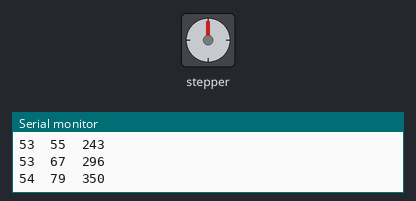
The sketch below on a simulated Arduino Uno, built with avr-gcc and run on an emulated ATmega328P. Parts: stepper motor, the last lines printed to the serial monitor. Wiring (inferred from the names in the program): stepper motor driver (200 steps per turn assumed): step pin 13; direction pin 12.

Above: at 0.15 s.
At 9.57 s:
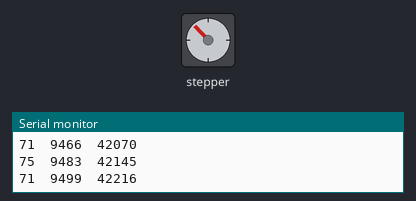
At 19.8 s:
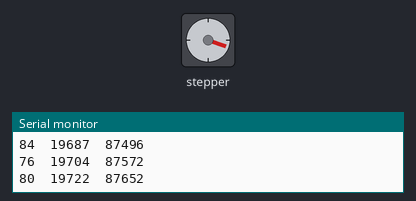
At 39.69 s:
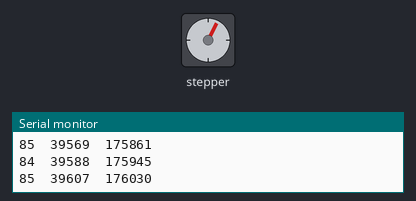
Timing chart, 0 to 40.0 s (numbered marks = the images above):
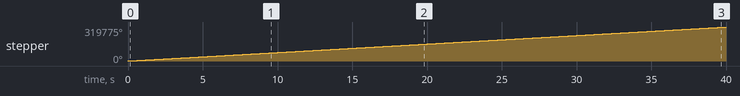

The sketch:

AerationTest.ino
```cpp
//pin assignments and constants
#define Step 13
#define Dir 12
// setpoints
float sph = 16000000;
// reference values that have to be reset
long t_R = 0;
unsigned long s_done = 0;
// values that are calculated in every loop:
unsigned long now = 0;
long delta_t = 0;
long s_sofar = 0;
int s_diff = 0;
//

void setup() {
	// put your setup code here, to run once:
	pinMode(Dir, OUTPUT);
	pinMode(Step, OUTPUT);
	digitalWrite(Dir, HIGH);
	Serial.begin(9600);
}

void loop()
{
	now = millis(); // this is the reference time when the iteration began - it will overflow after 50 days
	MakeComplexSteps();
}


void MakeComplexSteps()
{
	delta_t = calcElapsedTime(t_R, now); // time since the interval began
	// note: the now value overflows after 50 days
	//       delta_t will overflow 50 days after the setpoint was changed the last time
	//       s_done overflows after 4,294,967,295 steps (24 days of really fast aeration)
	//		 s_sofar overflow or rounding errors are possible
	s_sofar = sph * delta_t / 3600000 - 1; // steps that should have been completed until now
	s_diff = s_sofar - s_done; // steps we are lagging behind

	/*Serial.print("delta_t=");
	Serial.print(delta_t);

	Serial.print(" ... s_done=");
	Serial.print(s_done);

	Serial.print(" ... s_sofar=");
	Serial.print(s_sofar);

	Serial.print(" ... s_diff=");
	Serial.println(s_diff);*/

	Serial.print(s_diff);
	Serial.print('\t');
	Serial.print(delta_t);
	Serial.print('\t');
	Serial.print(s_sofar);
	Serial.print('\t');
	Serial.println();

	for (int i = 0; i < s_diff; i++)
	{
		digitalWrite(Step, HIGH);
		delayMicroseconds(10);
		digitalWrite(Step, LOW);
		delayMicroseconds(10);
		s_done++; // count all steps that were executed
	}
}


long calcElapsedTime(long before, long after)
{
	if (after >= before)
	{
		return after - before;
	}
	else// the long has overflown. calculate the time that has elapsed
	{
		return (2147483647 - before) + (after + 2147483648 );
	}
}
```

Measured:
- by itself, stepper: keeps turning clockwise at about 8000°/s
